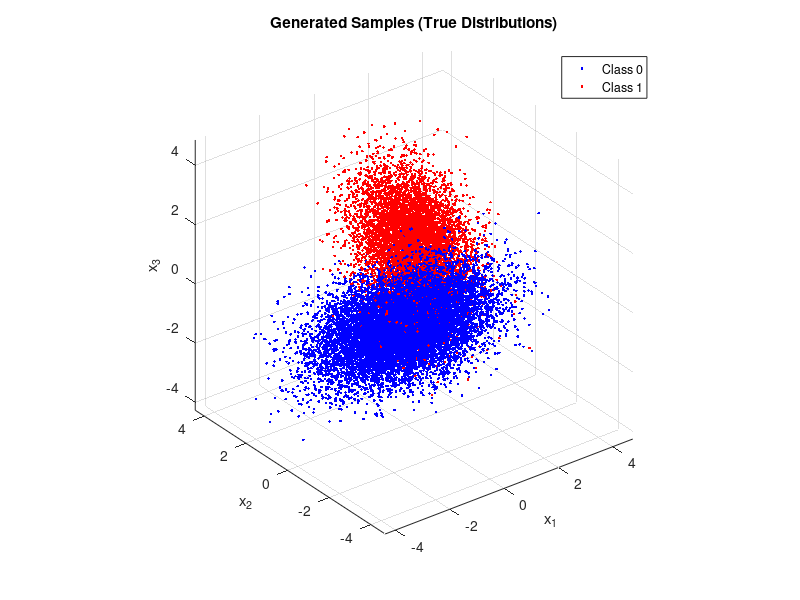
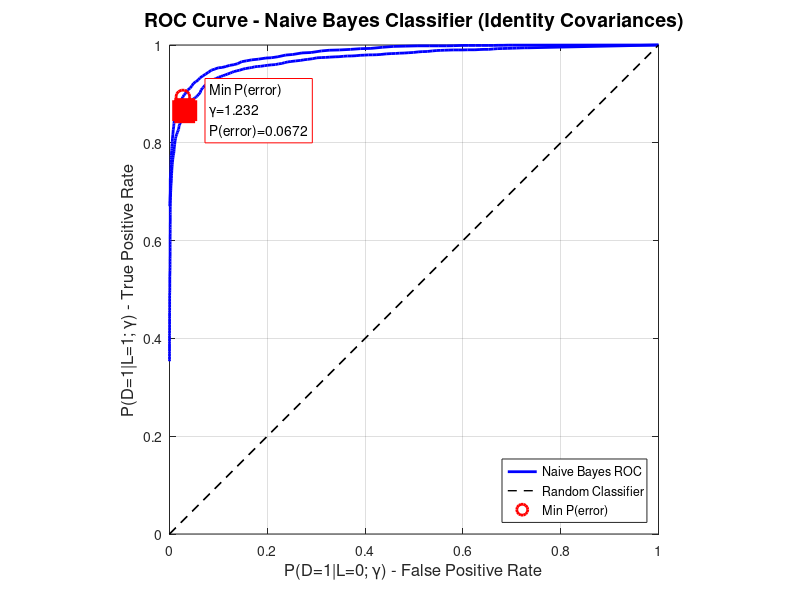

The MATLAB source for these figures, in order:
clear all, close all,
% Generate samples (provided code)
N = 10000; p0 = 0.65; p1 = 0.35;
u = rand(1,N)>=p0; N0 = length(find(u==0)); N1 = length(find(u==1));

% Class 0 samples
mu0 = [-1/2;-1/2;-1/2]; 
Sigma0 = [1,-0.5,0.3;-0.5,1,-0.5;0.3,-0.5,1];
r0 = mvnrnd(mu0, Sigma0, N0);

% Class 1 samples
mu1 = [1;1;1]; 
Sigma1 = [1,0.3,-0.2;0.3,1,0.3;-0.2,0.3,1];
r1 = mvnrnd(mu1, Sigma1, N1);

% Plot the generated samples
figure(1), 
plot3(r0(:,1),r0(:,2),r0(:,3),'.b'); axis equal, hold on,
plot3(r1(:,1),r1(:,2),r1(:,3),'.r'); 
xlabel('x_1'); ylabel('x_2'); zlabel('x_3');
title('Generated Samples: Blue=Class 0, Red=Class 1');
legend('Class 0', 'Class 1');
grid on;

%% IMPLEMENT CLASSIFIER
% Compute determinants and inverses
detSigma0 = det(Sigma0);
detSigma1 = det(Sigma1);
invSigma0 = inv(Sigma0);
invSigma1 = inv(Sigma1);

% Function to compute likelihood ratio for a sample x
computeLR = @(x) exp(-0.5*log(detSigma1/detSigma0) - ...
    0.5*((x-mu1')*invSigma1*(x-mu1')' - (x-mu0')*invSigma0*(x-mu0')'));

% Compute likelihood ratios for all samples
LR_class0 = zeros(N0, 1);
for i = 1:N0
    LR_class0(i) = computeLR(r0(i,:));
end

LR_class1 = zeros(N1, 1);
for i = 1:N1
    LR_class1(i) = computeLR(r1(i,:));
end

%% GENERATE ROC CURVE
% Create array of gamma values from 0 to large value
gamma_values = [0, logspace(-2, 2, 100)]; % 0, then 10^-2 to 10^2

% Initialize arrays for ROC curve
FPR = zeros(length(gamma_values), 1); % P(D=1|L=0)
TPR = zeros(length(gamma_values), 1); % P(D=1|L=1)

% For each gamma threshold
for k = 1:length(gamma_values)
    gamma = gamma_values(k);
    
    % True Positive Rate: P(D=1|L=1)
    % Count how many class 1 samples have LR > gamma
    TPR(k) = sum(LR_class1 > gamma) / N1;
    
    % False Positive Rate: P(D=1|L=0)
    % Count how many class 0 samples have LR > gamma
    FPR(k) = sum(LR_class0 > gamma) / N0;
end

%% PLOT ROC CURVE
figure(2),
plot(FPR, TPR, 'b-', 'LineWidth', 2); hold on;
plot([0 1], [0 1], 'k--', 'LineWidth', 1); % Random classifier line
xlabel('False Positive Rate P(D=1|L=0)');
ylabel('True Positive Rate P(D=1|L=1)');
title('ROC Curve for Minimum Expected Risk Classifier');
grid on;
axis([0 1 0 1]);
hold on
legend('ROC Curve', 'Random Classifier', 'Location', 'southeast');

% Mark the optimal point (gamma = p0/p1 = 0.65/0.35)
gamma_optimal = p0/p1;
[~, idx_optimal] = min(abs(gamma_values - gamma_optimal)); %stores the index of the gamma_value which is closest to gamma_optimal
gamma_min_error = gamma_values(idx_optimal);
plot(FPR(idx_optimal), TPR(idx_optimal), 'ro', 'MarkerSize', 10, 'LineWidth', 2);
text(FPR(idx_optimal)+0.05, TPR(idx_optimal), ...
    sprintf('Optimal γ=%.2f', gamma_min_error), 'FontSize', 10);
P_error = FPR(idx_optimal)*p0 + (1-TPR(idx_optimal))*p1; 

%% DISPLAY KEY INFORMATION
fprintf('\n=== ROC CURVE ANALYSIS ===\n');
fprintf('Total samples: %d (Class 0: %d, Class 1: %d)\n', N, N0, N1);
fprintf('Class priors: P(L=0)=%.2f, P(L=1)=%.2f\n', p0, p1);
fprintf('Optimal gamma (min error): %.4f\n', gamma_optimal);
fprintf('\nKey ROC Points:\n');
fprintf('At γ=0: FPR=%.4f, TPR=%.4f (classify everything as class 1)\n', ...
    FPR(1), TPR(1));
fprintf('At γ≈%.2f: FPR=%.4f, TPR=%.4f (optimal)\n', ...
    gamma_min_error, FPR(idx_optimal), TPR(idx_optimal));
fprintf('Minimum P(error) = %.6f at gamma = %.4f\n', P_error, gamma_optimal);
fprintf('At γ=%.2f: FPR=%.4f, TPR=%.4f (high threshold)\n', ...
    gamma_values(end), FPR(end), TPR(end));

%% SAVE DATA FOR NEXT SECTION
% Store gamma values and corresponding probabilities
ROC_data = [gamma_values', FPR, TPR];
save('ROC_results.mat', 'ROC_data', 'gamma_values', 'FPR', 'TPR', ...
    'LR_class0', 'LR_class1', 'r0', 'r1');

fprintf('\nROC data saved to ROC_results.mat for next section\n');
fprintf('Variables saved: gamma_values, FPR, TPR, LR_class0, LR_class1\n');

%Part B



% Generate samples using TRUE distributions
N = 10000; p0 = 0.65; p1 = 0.35;
u = rand(1,N)>=p0; 
N0 = length(find(u==0)); 
N1 = length(find(u==1));

% TRUE parameters (for data generation)
mu0_true = [-1/2;-1/2;-1/2]; 
Sigma0_true = [1,-0.5,0.3;-0.5,1,-0.5;0.3,-0.5,1];
r0 = mvnrnd(mu0_true, Sigma0_true, N0);

mu1_true = [1;1;1]; 
Sigma1_true = [1,0.3,-0.2;0.3,1,0.3;-0.2,0.3,1];
r1 = mvnrnd(mu1_true, Sigma1_true, N1);

% Visualize samples
figure(1), 
plot3(r0(:,1),r0(:,2),r0(:,3),'.b'); axis equal, hold on,
plot3(r1(:,1),r1(:,2),r1(:,3),'.r'); 
xlabel('x_1'); ylabel('x_2'); zlabel('x_3');
title('Generated Samples (True Distributions)');
legend('Class 0', 'Class 1');
grid on;

%% NAIVE BAYES CLASSIFIER (INCORRECT MODEL)
% NAIVE ASSUMPTION: Use identity matrices (assume independence)
mu0_naive = mu0_true;  % Means are still correct
mu1_naive = mu1_true;
Sigma0_naive = eye(3);  % WRONG: assume identity
Sigma1_naive = eye(3);  % WRONG: assume identity

% For identity matrices:
detSigma0_naive = 1;
detSigma1_naive = 1;
invSigma0_naive = eye(3);
invSigma1_naive = eye(3);

fprintf('Using NAIVE BAYES (Identity Covariance) assumption...\n\n');

%% COMPUTE LIKELIHOOD RATIOS WITH NAIVE MODEL
% Likelihood ratios for Class 0 samples (using WRONG model)
LR_naive_class0 = zeros(N0, 1);
for i = 1:N0
    x = r0(i,:);
    diff0 = (x - mu0_naive');
    diff1 = (x - mu1_naive');
    
    % With identity matrices, Mahalanobis distance = Euclidean distance squared
    mahal0 = sum(diff0.^2);
    mahal1 = sum(diff1.^2);
    
    logLR = -0.5*log(detSigma1_naive/detSigma0_naive) - 0.5*(mahal1 - mahal0);
    LR_naive_class0(i) = exp(logLR);
end

% Likelihood ratios for Class 1 samples (using WRONG model)
LR_naive_class1 = zeros(N1, 1);
for i = 1:N1
    x = r1(i,:);
    diff0 = (x - mu0_naive');
    diff1 = (x - mu1_naive');
    
    mahal0 = sum(diff0.^2);
    mahal1 = sum(diff1.^2);
    
    logLR = -0.5*log(detSigma1_naive/detSigma0_naive) - 0.5*(mahal1 - mahal0);
    LR_naive_class1(i) = exp(logLR);
end

%% VARY THRESHOLD GAMMA
gamma_values = [0, logspace(-2, 2, 200)];

% Compute TPR and FPR for each gamma
TPR_naive = zeros(length(gamma_values), 1);
FPR_naive = zeros(length(gamma_values), 1);

for k = 1:length(gamma_values)
    gamma = gamma_values(k);
    TPR_naive(k) = sum(LR_naive_class1 > gamma) / N1;
    FPR_naive(k) = sum(LR_naive_class0 > gamma) / N0;
end

%% FIND MINIMUM P(ERROR) EMPIRICALLY (FROM THE DATA/PLOT)
% Calculate P(error) for all gamma values
P_error_naive = p0 * FPR_naive + p1 * (1 - TPR_naive);

% Find gamma that gives MINIMUM P(error) from the ROC data
[P_error_naive_min, idx_naive_min] = min(P_error_naive);
gamma_naive_min = gamma_values(idx_naive_min);
FPR_naive_min = FPR_naive(idx_naive_min);
TPR_naive_min = TPR_naive(idx_naive_min);

%% PLOT NAIVE BAYES ROC CURVE
figure(2),
plot(FPR_naive, TPR_naive, 'b-', 'LineWidth', 2); hold on;
plot([0 1], [0 1], 'k--', 'LineWidth', 1);

% Mark minimum P(error) point with RED SQUARE
plot(FPR_naive_min, TPR_naive_min, 'rs', 'MarkerSize', 15, ...
    'MarkerFaceColor', 'r', 'LineWidth', 3);

xlabel('P(D=1|L=0; \gamma) - False Positive Rate', 'FontSize', 12);
ylabel('P(D=1|L=1; \gamma) - True Positive Rate', 'FontSize', 12);
title('ROC Curve - Naive Bayes Classifier (Identity Covariances)', 'FontSize', 14);
grid on;
axis([0 1 0 1]);
axis square;
hold off;

% Annotate minimum error point
text(FPR_naive_min + 0.05, TPR_naive_min, ...
    sprintf('Min P(error)\n\\gamma=%.3f\nP(error)=%.4f', ...
    gamma_naive_min, P_error_naive_min), ...
    'FontSize', 10, 'BackgroundColor', 'white', 'EdgeColor', 'red');

legend('Naive Bayes ROC', 'Random Classifier', 'Min P(error)', ...
    'Location', 'southeast');

%% DISPLAY RESULTS
fprintf('\n=== NAIVE BAYES CLASSIFIER RESULTS ===\n');
fprintf('Assumption: Covariance matrices are IDENTITY (wrong!)\n');
fprintf('Total samples: %d (Class 0: %d, Class 1: %d)\n', N, N0, N1);
fprintf('Class priors: P(L=0)=%.2f, P(L=1)=%.2f\n\n', p0, p1);

fprintf('EMPIRICAL optimal gamma from ROC data: %.4f\n', gamma_naive_min);
fprintf('  Minimum P(error): %.6f\n', P_error_naive_min);
fprintf('  Operating point: FPR=%.4f, TPR=%.4f\n\n', FPR_naive_min, TPR_naive_min);

fprintf('Key ROC Points:\n');
fprintf('  At γ=0: FPR=%.4f, TPR=%.4f\n', FPR_naive(1), TPR_naive(1));
fprintf('  At γ≈%.2f: FPR=%.4f, TPR=%.4f (empirical optimum)\n', ...
    gamma_naive_min, FPR_naive_min, TPR_naive_min);
fprintf('  At γ=%.1f: FPR=%.4f, TPR=%.4f\n', ...
    gamma_values(end), FPR_naive(end), TPR_naive(end));

%% SAVE NAIVE BAYES RESULTS
save('Naive_Bayes_results.mat', 'gamma_values', 'FPR_naive', 'TPR_naive', ...
    'P_error_naive', 'gamma_naive_min', 'P_error_naive_min', ...
    'LR_naive_class0', 'LR_naive_class1');